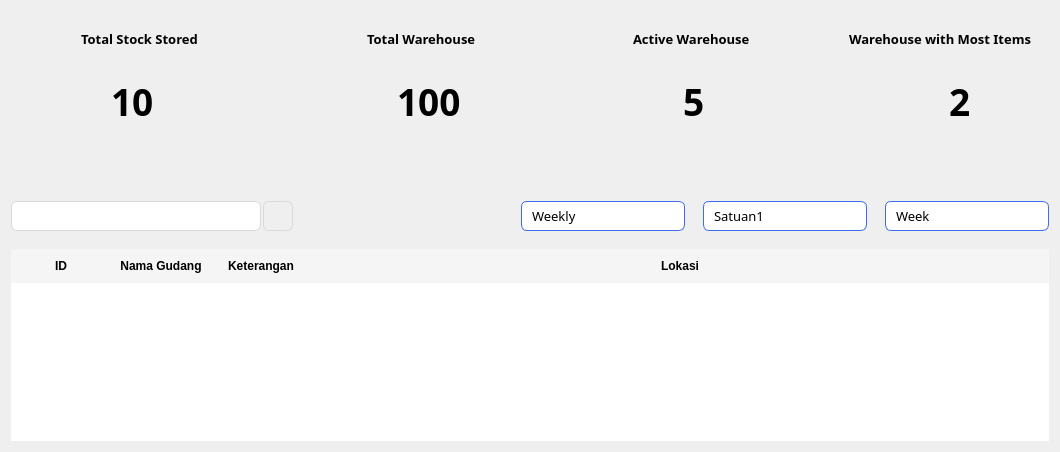
         <widget class="QWidget" name="page_6">
          <layout class="QGridLayout" name="gridLayout_19">
           <item row="0" column="0">
            <layout class="QGridLayout" name="gridLayout_12">
             <property name="verticalSpacing">
              <number>50</number>
             </property>
             <item row="0" column="0">
              <layout class="QHBoxLayout" name="horizontalLayout_27">
               <item>
                <widget class="QWidget" name="newDataWidget_5" native="true">
                 <property name="minimumSize">
                  <size>
                   <width>210</width>
                   <height>140</height>
                  </size>
                 </property>
                 <property name="maximumSize">
                  <size>
                   <width>210</width>
                   <height>140</height>
                  </size>
                 </property>
                 <property name="styleSheet">
                  <string notr="true">QWidget &gt; QWidget {
	border: 1px solid #3D6CEE;
	border-radius: 14px;
}</string>
                 </property>
                 <widget class="QLabel" name="label_16">
                  <property name="geometry">
                   <rect>
                    <x>10</x>
                    <y>50</y>
                    <width>80</width>
                    <height>80</height>
                   </rect>
                  </property>
                  <property name="styleSheet">
                   <string notr="true">QLabel {
	border: none;
}</string>
                  </property>
                  <property name="text">
                   <string/>
                  </property>
                  <property name="pixmap">
                   <pixmap resource="../assets/icons/resources.qrc">:/icons/total-stock-stored-blue.svg</pixmap>
                  </property>
                  <property name="scaledContents">
                   <bool>true</bool>
                  </property>
                 </widget>
                 <widget class="QLabel" name="stockStored">
                  <property name="geometry">
                   <rect>
                    <x>70</x>
                    <y>20</y>
                    <width>131</width>
                    <height>16</height>
                   </rect>
                  </property>
                  <property name="font">
                   <font>
                    <family>Poppins</family>
                    <pointsize>10</pointsize>
                    <weight>75</weight>
                    <bold>true</bold>
                   </font>
                  </property>
                  <property name="styleSheet">
                   <string notr="true">QLabel {
	border: none;
}</string>
                  </property>
                  <property name="text">
                   <string>Total Stock Stored</string>
                  </property>
                 </widget>
                 <widget class="QLabel" name="stockStoredCount">
                  <property name="geometry">
                   <rect>
                    <x>100</x>
                    <y>60</y>
                    <width>81</width>
                    <height>61</height>
                   </rect>
                  </property>
                  <property name="font">
                   <font>
                    <family>Poppins</family>
                    <pointsize>28</pointsize>
                    <weight>75</weight>
                    <bold>true</bold>
                   </font>
                  </property>
                  <property name="styleSheet">
                   <string notr="true">QLabel {
	border: none;
}</string>
                  </property>
                  <property name="text">
                   <string>10</string>
                  </property>
                 </widget>
                </widget>
               </item>
               <item>
                <spacer name="horizontalSpacer_20">
                 <property name="orientation">
                  <enum>Qt::Horizontal</enum>
                 </property>
                 <property name="sizeHint" stdset="0">
                  <size>
                   <width>40</width>
                   <height>20</height>
                  </size>
                 </property>
                </spacer>
               </item>
               <item>
                <widget class="QWidget" name="totalStock_8" native="true">
                 <property name="minimumSize">
                  <size>
                   <width>210</width>
                   <height>140</height>
                  </size>
                 </property>
                 <property name="maximumSize">
                  <size>
                   <width>210</width>
                   <height>140</height>
                  </size>
                 </property>
                 <property name="styleSheet">
                  <string notr="true">QWidget &gt; QWidget {
	border: 1px solid #3D6CEE;
	border-radius: 14px;
}</string>
                 </property>
                 <widget class="QLabel" name="label_17">
                  <property name="geometry">
                   <rect>
                    <x>10</x>
                    <y>60</y>
                    <width>80</width>
                    <height>70</height>
                   </rect>
                  </property>
                  <property name="styleSheet">
                   <string notr="true">QLabel {
	border: none;
}</string>
                  </property>
                  <property name="text">
                   <string/>
                  </property>
                  <property name="pixmap">
                   <pixmap resource="../assets/icons/resources.qrc">:/icons/total-warehouse-blue.svg</pixmap>
                  </property>
                  <property name="scaledContents">
                   <bool>true</bool>
                  </property>
                 </widget>
                 <widget class="QLabel" name="totalWarehouse">
                  <property name="geometry">
                   <rect>
                    <x>80</x>
                    <y>20</y>
                    <width>121</width>
                    <height>16</height>
                   </rect>
                  </property>
                  <property name="font">
                   <font>
                    <family>Poppins</family>
                    <pointsize>10</pointsize>
                    <weight>75</weight>
                    <bold>true</bold>
                   </font>
                  </property>
                  <property name="styleSheet">
                   <string notr="true">QLabel {
	border: none;
}</string>
                  </property>
                  <property name="text">
                   <string>Total Warehouse</string>
                  </property>
                 </widget>
                 <widget class="QLabel" name="totalWarehouseCount">
                  <property name="geometry">
                   <rect>
                    <x>110</x>
                    <y>60</y>
                    <width>81</width>
                    <height>61</height>
                   </rect>
                  </property>
                  <property name="font">
                   <font>
                    <family>Poppins</family>
                    <pointsize>28</pointsize>
                    <weight>75</weight>
                    <bold>true</bold>
                   </font>
                  </property>
                  <property name="styleSheet">
                   <string notr="true">QLabel {
	border: none;
}</string>
                  </property>
                  <property name="text">
                   <string>100</string>
                  </property>
                 </widget>
                </widget>
               </item>
               <item>
                <spacer name="horizontalSpacer_21">
                 <property name="orientation">
                  <enum>Qt::Horizontal</enum>
                 </property>
                 <property name="sizeHint" stdset="0">
                  <size>
                   <width>40</width>
                   <height>20</height>
                  </size>
                 </property>
                </spacer>
               </item>
               <item>
                <widget class="QWidget" name="widget_11" native="true">
                 <property name="minimumSize">
                  <size>
                   <width>210</width>
                   <height>140</height>
                  </size>
                 </property>
                 <property name="maximumSize">
                  <size>
                   <width>210</width>
                   <height>140</height>
                  </size>
                 </property>
                 <property name="styleSheet">
                  <string notr="true">QWidget &gt; QWidget {
	border: 1px solid #3D6CEE;
	border-radius: 14px;
}</string>
                 </property>
                 <widget class="QLabel" name="label_19">
                  <property name="geometry">
                   <rect>
                    <x>10</x>
                    <y>50</y>
                    <width>80</width>
                    <height>80</height>
                   </rect>
                  </property>
                  <property name="styleSheet">
                   <string notr="true">QLabel {
	border: none;
}</string>
                  </property>
                  <property name="text">
                   <string/>
                  </property>
                  <property name="pixmap">
                   <pixmap resource="../assets/icons/resources.qrc">:/icons/active-warehouse-blue.svg</pixmap>
                  </property>
                  <property name="scaledContents">
                   <bool>true</bool>
                  </property>
                 </widget>
                 <widget class="QLabel" name="activeWarehouse">
                  <property name="geometry">
                   <rect>
                    <x>70</x>
                    <y>20</y>
                    <width>131</width>
                    <height>16</height>
                   </rect>
                  </property>
                  <property name="font">
                   <font>
                    <family>Poppins</family>
                    <pointsize>10</pointsize>
                    <weight>75</weight>
                    <bold>true</bold>
                   </font>
                  </property>
                  <property name="styleSheet">
                   <string notr="true">QLabel {
	border: none;
}</string>
                  </property>
                  <property name="text">
                   <string>Active Warehouse</string>
                  </property>
                 </widget>
                 <widget class="QLabel" name="activeWarehouseCount">
                  <property name="geometry">
                   <rect>
                    <x>120</x>
                    <y>60</y>
                    <width>81</width>
                    <height>61</height>
                   </rect>
                  </property>
                  <property name="font">
                   <font>
                    <family>Poppins</family>
                    <pointsize>28</pointsize>
                    <weight>75</weight>
                    <bold>true</bold>
                   </font>
                  </property>
                  <property name="styleSheet">
                   <string notr="true">QLabel {
	border: none;
}</string>
                  </property>
                  <property name="text">
                   <string>5</string>
                  </property>
                 </widget>
                </widget>
               </item>
               <item>
                <spacer name="horizontalSpacer_22">
                 <property name="orientation">
                  <enum>Qt::Horizontal</enum>
                 </property>
                 <property name="sizeHint" stdset="0">
                  <size>
                   <width>40</width>
                   <height>20</height>
                  </size>
                 </property>
                </spacer>
               </item>
               <item>
                <widget class="QWidget" name="widget_12" native="true">
                 <property name="minimumSize">
                  <size>
                   <width>210</width>
                   <height>140</height>
                  </size>
                 </property>
                 <property name="maximumSize">
                  <size>
                   <width>210</width>
                   <height>140</height>
                  </size>
                 </property>
                 <property name="styleSheet">
                  <string notr="true">QWidget &gt; QWidget {
	border: 1px solid #3D6CEE;
	border-radius: 14px;
}</string>
                 </property>
                 <widget class="QLabel" name="label_20">
                  <property name="geometry">
                   <rect>
                    <x>10</x>
                    <y>50</y>
                    <width>80</width>
                    <height>80</height>
                   </rect>
                  </property>
                  <property name="styleSheet">
                   <string notr="true">QLabel {
	border: none;
}</string>
                  </property>
                  <property name="text">
                   <string/>
                  </property>
                  <property name="pixmap">
                   <pixmap resource="../assets/icons/resources.qrc">:/icons/warehouse-most-items-blue.svg</pixmap>
                  </property>
                  <property name="scaledContents">
                   <bool>true</bool>
                  </property>
                 </widget>
                 <widget class="QLabel" name="warehouseMostItems">
                  <property name="geometry">
                   <rect>
                    <x>10</x>
                    <y>20</y>
                    <width>191</width>
                    <height>16</height>
                   </rect>
                  </property>
                  <property name="font">
                   <font>
                    <family>Poppins</family>
                    <pointsize>10</pointsize>
                    <weight>75</weight>
                    <bold>true</bold>
                   </font>
                  </property>
                  <property name="styleSheet">
                   <string notr="true">QLabel {
	border: none;
}</string>
                  </property>
                  <property name="text">
                   <string>Warehouse with Most Items</string>
                  </property>
                 </widget>
                 <widget class="QLabel" name="warehouseMostItemsCount">
                  <property name="geometry">
                   <rect>
                    <x>110</x>
                    <y>60</y>
                    <width>81</width>
                    <height>61</height>
                   </rect>
                  </property>
                  <property name="font">
                   <font>
                    <family>Poppins</family>
                    <pointsize>28</pointsize>
                    <weight>75</weight>
                    <bold>true</bold>
                   </font>
                  </property>
                  <property name="styleSheet">
                   <string notr="true">QLabel {
	border: none;
}</string>
                  </property>
                  <property name="text">
                   <string>2</string>
                  </property>
                 </widget>
                </widget>
               </item>
              </layout>
             </item>
             <item row="1" column="0">
              <layout class="QGridLayout" name="gridLayout_5">
               <property name="verticalSpacing">
                <number>18</number>
               </property>
               <item row="0" column="0">
                <layout class="QHBoxLayout" name="horizontalLayout_18">
                 <item>
                  <layout class="QHBoxLayout" name="horizontalLayout_5">
                   <property name="spacing">
                    <number>2</number>
                   </property>
                   <item>
                    <widget class="QLineEdit" name="inputSearchWarehouse">
                     <property name="minimumSize">
                      <size>
                       <width>250</width>
                       <height>30</height>
                      </size>
                     </property>
                     <property name="maximumSize">
                      <size>
                       <width>250</width>
                       <height>30</height>
                      </size>
                     </property>
                     <property name="font">
                      <font>
                       <family>Poppins</family>
                       <weight>50</weight>
                       <bold>false</bold>
                      </font>
                     </property>
                     <property name="styleSheet">
                      <string notr="true">QLineEdit{
	border: 1px solid #D9D9D9;
	border-radius: 6px;
    padding: 6px 30px 6px 10px;
    background-color: white;
    color: black;
}

QLineEdit:focus{
	border:1px solid #3D6CEE;
}</string>
                     </property>
                    </widget>
                   </item>
                   <item>
                    <widget class="QPushButton" name="searchBtnWarehouse">
                     <property name="minimumSize">
                      <size>
                       <width>30</width>
                       <height>30</height>
                      </size>
                     </property>
                     <property name="maximumSize">
                      <size>
                       <width>30</width>
                       <height>30</height>
                      </size>
                     </property>
                     <property name="styleSheet">
                      <string notr="true">QPushButton{
	border:1px solid #D9D9D9;
	border-radius: 6px;
}</string>
                     </property>
                     <property name="text">
                      <string/>
                     </property>
                     <property name="icon">
                      <iconset resource="../assets/icons/resources.qrc">
                       <normaloff>:/icons/search-blue.svg</normaloff>:/icons/search-blue.svg</iconset>
                     </property>
                     <property name="iconSize">
                      <size>
                       <width>16</width>
                       <height>16</height>
                      </size>
                     </property>
                    </widget>
                   </item>
                  </layout>
                 </item>
                 <item>
                  <spacer name="horizontalSpacer_5">
                   <property name="orientation">
                    <enum>Qt::Horizontal</enum>
                   </property>
                   <property name="sizeHint" stdset="0">
                    <size>
                     <width>228</width>
                     <height>20</height>
                    </size>
                   </property>
                  </spacer>
                 </item>
                 <item>
                  <layout class="QHBoxLayout" name="horizontalLayout_19">
                   <property name="spacing">
                    <number>18</number>
                   </property>
                   <item>
                    <widget class="QComboBox" name="comboBox_10">
                     <property name="minimumSize">
                      <size>
                       <width>164</width>
                       <height>30</height>
                      </size>
                     </property>
                     <property name="maximumSize">
                      <size>
                       <width>164</width>
                       <height>30</height>
                      </size>
                     </property>
                     <property name="font">
                      <font>
                       <family>Poppins</family>
                       <pointsize>10</pointsize>
                      </font>
                     </property>
                     <property name="styleSheet">
                      <string notr="true">QComboBox {
    border: 1px solid #3D6CEE;
    border-radius: 6px;
    padding: 6px 30px 6px 10px;
    background-color: white;
    color: black;
}

QComboBox::drop-down {
    border: none;
    width: 24px;
}

QComboBox::down-arrow {
    image: url(:/icons/arrow-down.svg);
    width: 12px;
    height: 12px;
}

QComboBox QAbstractItemView {
    border: 1px solid #3D6CEE;
    border-radius: 6px;
    background: white;
    color: black;
    selection-background-color: #3D6CEE;
    selection-color: white;
    outline: 0;
    padding: 4px;
}
</string>
                     </property>
                     <property name="currentText">
                      <string>Weekly</string>
                     </property>
                     <item>
                      <property name="text">
                       <string>Weekly</string>
                      </property>
                     </item>
                     <item>
                      <property name="text">
                       <string>Monthly</string>
                      </property>
                     </item>
                     <item>
                      <property name="text">
                       <string>Yearly</string>
                      </property>
                     </item>
                    </widget>
                   </item>
                   <item>
                    <widget class="QComboBox" name="comboBox_11">
                     <property name="minimumSize">
                      <size>
                       <width>164</width>
                       <height>30</height>
                      </size>
                     </property>
                     <property name="maximumSize">
                      <size>
                       <width>164</width>
                       <height>30</height>
                      </size>
                     </property>
                     <property name="font">
                      <font>
                       <family>Poppins</family>
                       <pointsize>10</pointsize>
                      </font>
                     </property>
                     <property name="styleSheet">
                      <string notr="true">QComboBox {
    border: 1px solid #3D6CEE;
    border-radius: 6px;
    padding: 6px 30px 6px 10px;
    background-color: white;
    color: black;
}

QComboBox::drop-down {
    border: none;
    width: 24px;
}

QComboBox::down-arrow {
    image: url(:/icons/arrow-down.svg);
    width: 12px;
    height: 12px;
}

QComboBox QAbstractItemView {
    border: 1px solid #3D6CEE;
    border-radius: 6px;
    background: white;
    color: black;
    selection-background-color: #3D6CEE;
    selection-color: white;
    outline: 0;
    padding: 4px;
}
</string>
                     </property>
                     <property name="currentText">
                      <string>Satuan1</string>
                     </property>
                     <item>
                      <property name="text">
                       <string>Satuan1</string>
                      </property>
                     </item>
                     <item>
                      <property name="text">
                       <string>Satuan2</string>
                      </property>
                     </item>
                     <item>
                      <property name="text">
                       <string>Satuan3</string>
                      </property>
                     </item>
                     <item>
                      <property name="text">
                       <string>Satuan4</string>
                      </property>
                     </item>
                     <item>
                      <property name="text">
                       <string>Satuan5</string>
                      </property>
                     </item>
                    </widget>
                   </item>
                   <item>
                    <widget class="QComboBox" name="comboBox_12">
                     <property name="minimumSize">
                      <size>
                       <width>164</width>
                       <height>30</height>
                      </size>
                     </property>
                     <property name="maximumSize">
                      <size>
                       <width>164</width>
                       <height>30</height>
                      </size>
                     </property>
                     <property name="font">
                      <font>
                       <family>Poppins</family>
                       <pointsize>10</pointsize>
                      </font>
                     </property>
                     <property name="styleSheet">
                      <string notr="true">QComboBox {
    border: 1px solid #3D6CEE;
    border-radius: 6px;
    padding: 6px 30px 6px 10px;
    background-color: white;
    color: black;
}

QComboBox::drop-down {
    border: none;
    width: 24px;
}

QComboBox::down-arrow {
    image: url(:/icons/arrow-down.svg);
    width: 12px;
    height: 12px;
}

QComboBox QAbstractItemView {
    border: 1px solid #3D6CEE;
    border-radius: 6px;
    background: white;
    color: black;
    selection-background-color: #3D6CEE;
    selection-color: white;
    outline: 0;
    padding: 4px;
}
</string>
                     </property>
                     <property name="currentText">
                      <string>Week</string>
                     </property>
                     <item>
                      <property name="text">
                       <string>Week</string>
                      </property>
                     </item>
                     <item>
                      <property name="text">
                       <string>Month</string>
                      </property>
                     </item>
                     <item>
                      <property name="text">
                       <string>Year</string>
                      </property>
                     </item>
                    </widget>
                   </item>
                  </layout>
                 </item>
                </layout>
               </item>
               <item row="1" column="0">
                <widget class="QTableWidget" name="warehouseTableWidget">
                 <property name="styleSheet">
                  <string notr="true">QTableWidget {
    border: none;
    gridline-color: transparent;
    background: #ffffff;
    color: #000000;
    font-size: 13px;
    selection-background-color: #3D6CEE;
    selection-color: #ffffff;
}

QHeaderView::section {
    background-color: #f5f5f5;
    color: #000000;
    font-weight: bold;
    border: none;
    padding: 8px;
}

QTableWidget::item {
    border: none;
}

QTableWidget::item:hover {
    background-color: #f0f8ff;
}

QTableWidget::item:selected {
    background-color: #3D6CEE;
    color: #ffffff;
}

QTableWidget QTableCornerButton::section {
    background: #f5f5f5;
    border: none;
}

/*Scroll Bar Style Coy*/

/*Horizontal*/
QScrollBar:horizontal {
    background: #f0f0f0;
    height: 8px;
    margin: 0px;
    border: none;
    border-radius: 4px;
}

QScrollBar::handle:horizontal {
    background: #3D6CEE;
    min-width: 40px;
    border-radius: 4px;
}

QScrollBar::sub-line:horizontal {
    background: none;
    width: 0px;
}

QScrollBar::add-line:horizontal {
    background: none;
    width: 0px;
}

QScrollBar::handle:horizontal:hover {
    background: #2b50b3;
}

QScrollBar::groove:horizontal {
    background: #e0e0e0;
    border-radius: 4px;
    height: 8px;
}

QScrollBar::corner {
    background: #f0f0f0;
}

/*Vertikal*/

QScrollBar:vertical {
    background: #f0f0f0;
    width: 8px;
    margin: 0px;
    border: none;
    border-radius: 4px;
}

QScrollBar::handle:vertical {
    background: #3D6CEE;
    min-height: 40px;
    border-radius: 4px;
}

QScrollBar::add-line:vertical,
QScrollBar::sub-line:vertical {
    background: none;
    height: 0px;
}

QScrollBar::handle:vertical:hover {
    background: #2b50b3;
}

QScrollBar::groove:vertical {
    background: #e0e0e0;
    border-radius: 4px;
    width: 8px;
}

</string>
                 </property>
                 <property name="frameShape">
                  <enum>QFrame::NoFrame</enum>
                 </property>
                 <property name="alternatingRowColors">
                  <bool>true</bool>
                 </property>
                 <property name="rowCount">
                  <number>0</number>
                 </property>
                 <attribute name="horizontalHeaderStretchLastSection">
                  <bool>true</bool>
                 </attribute>
                 <attribute name="verticalHeaderVisible">
                  <bool>false</bool>
                 </attribute>
                 <column>
                  <property name="text">
                   <string>ID</string>
                  </property>
                 </column>
                 <column>
                  <property name="text">
                   <string>Nama Gudang</string>
                  </property>
                 </column>
                 <column>
                  <property name="text">
                   <string>Keterangan</string>
                  </property>
                 </column>
                 <column>
                  <property name="text">
                   <string>Lokasi</string>
                  </property>
                 </column>
                </widget>
               </item>
              </layout>
             </item>
            </layout>
           </item>
          </layout>
         </widget>
